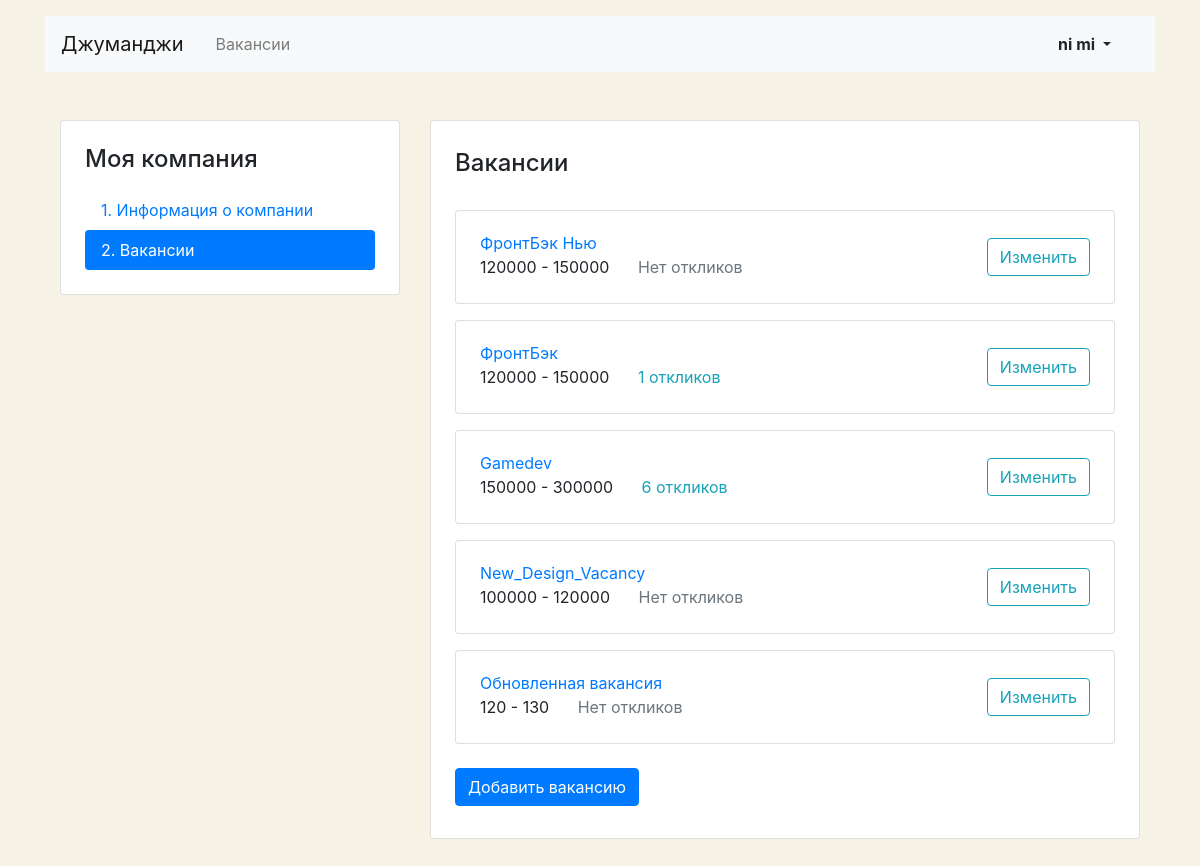
Page /mycompany/vacancies/ (signed in) on the committed database.
### job/models.py (models this page shows)
class Vacancy(models.Model):
    title = models.CharField(max_length=64)
    specialty = models.ForeignKey(Specialty, on_delete=models.CASCADE, related_name='vacancies', null=True)
    company = models.ForeignKey(Company, on_delete=models.CASCADE, related_name='vacancies')
    skills = models.CharField(max_length=64)
    description = models.CharField(max_length=32)
    salary_min = models.IntegerField()
    salary_max = models.IntegerField()
    published_at = models.DateField(max_length=32, null=True)

### job/views/account.py (the view)
# urls.py: path('mycompany/vacancies/', MyCompanyVacanciesView.as_view(), name='vacancy_edit'),
@method_decorator(login_required, name='dispatch')
class MyCompanyVacanciesView(View):
    def get(self, request):
        if not Company.objects.filter(owner__id=request.user.id):
            return redirect('my_company')
        vacancies = Vacancy.objects.filter(company_id=request.user.company.id) \
            .values('id', 'title', 'salary_min', 'salary_max') \
            .annotate(applications_count=Count('applications'))
        context = {
            'vacancies': vacancies
        }
        return render(request, 'job/vacancy-list.html', context)

### job/templates/job/vacancy-list.html (shortened to what this page needs)
{% extends 'job/base.html' %}
{% block content %}
<main class="container mt-3 pb-5">
  <div class="row mt-5">
    {% include 'job/MyCompany_sidebar_menu.html' %}
    <div class="col-12 col-lg-8">
      <div class="card">
        <div class="card-body px-4 pb-4">
          <section class="tab-pane fade show active">
            <h2 class="h4 pt-2 pb-3">Вакансии</h2>
            {% for vacancy in vacancies %}
            <div class="card mt-3">
              <div class="card-body px-4">
                <div class="row align-items-center">
                  <div class="col-6 col-lg-8">
                    <a href="/vacancies/{{ vacancy.id }}/" class="mb-1">{{ vacancy.title }}</a>
                    <p class="mb-1">
                      <span class="mr-4">{{ vacancy.salary_min }} - {{ vacancy.salary_max }}</span>
                      {% if vacancy.applications_count %}
                      <a href="/mycompany/vacancies/{{ vacancy.id }}#applications" class="text-info">{{ vacancy.applications_count }} откликов</a>
                      {% else %}
                      <span class="text-muted">Нет откликов</span>
                      {% endif %}
                    </p>
                  </div>
                  <div class="col-6 col-lg-4 text-right">
                    <a href="/mycompany/vacancies/{{ vacancy.id }}/" class="btn btn-outline-info">Изменить</a>
                  </div>
                </div>
              </div>
            </div>
            {% endfor %}
          </section>
          <a href="{% url 'vacancy_create' %}" class="btn btn-primary mt-4 mb-2">Добавить вакансию</a>
        </div>
      </div>
    </div>
  </div>
</main>
{% endblock %}

### job/templates/job/base.html (shortened to what this page needs)
<!DOCTYPE html>
<html lang="en">
<head>
    <link rel="stylesheet" href="https://stackpath.bootstrapcdn.com/bootstrap/4.3.1/css/bootstrap.min.css"
>
</head>
<body>
<header class="container mt-3">
    <nav class="navbar navbar-expand-lg navbar-light bg-light">
        <a class="navbar-brand mr-4" href="{% url 'main' %}">Джуманджи</a>
        <div class="collapse navbar-collapse justify-content-between" id="navbarNav">
            <ul class="navbar-nav col-10">
                <li class="nav-item {% if request.path == '/vacancies/' %}active{% endif %}">
                    <a class="nav-link" href="{% url 'all_vacancies' %}">Вакансии</a>
                </li>
            </ul>
            <ul class="navbar-nav col-2 justify-content-end">
                <li class="nav-item active">
                    {% if user.is_authenticated %}
                    <div class="btn-group">
                        <button type="button" class="btn dropdown-toggle font-weight-bold" data-toggle="dropdown" aria-haspopup="true" aria-expanded="false">
                            {{ user.first_name }} {{ user.last_name }}
                        </button>
                    </div>
                    {% else %}
                    <a href="{% url 'login' %}" class="nav-link font-weight-bold">Вход</a>
                    {% endif %}
                </li>
            </ul>
        </div>
    </nav>
</header>
<main class="container mt-3">
    {% block content %}
    {% endblock %}
</main>
</body>
</html>

### job/templates/job/vacancy-list.html (style rules this page uses)
body { background-color: #F6F2E6; }

### rows in the picture
Vacancy: title "ФронтБэк Нью", salary_min "120000", salary_max "150000", shows "Нет откликов"
Vacancy: title "ФронтБэк", salary_min "120000", salary_max "150000", applications_count "1"
Vacancy: title "Gamedev", salary_min "150000", salary_max "300000", applications_count "6"
Vacancy: title "New_Design_Vacancy", salary_min "100000", salary_max "120000", shows "Нет откликов"
Vacancy: title "Обновленная вакансия", salary_min "120", salary_max "130", shows "Нет откликов"

### other values in the picture
{{ user.first_name }} "ni"
{{ user.last_name }} "mi"
